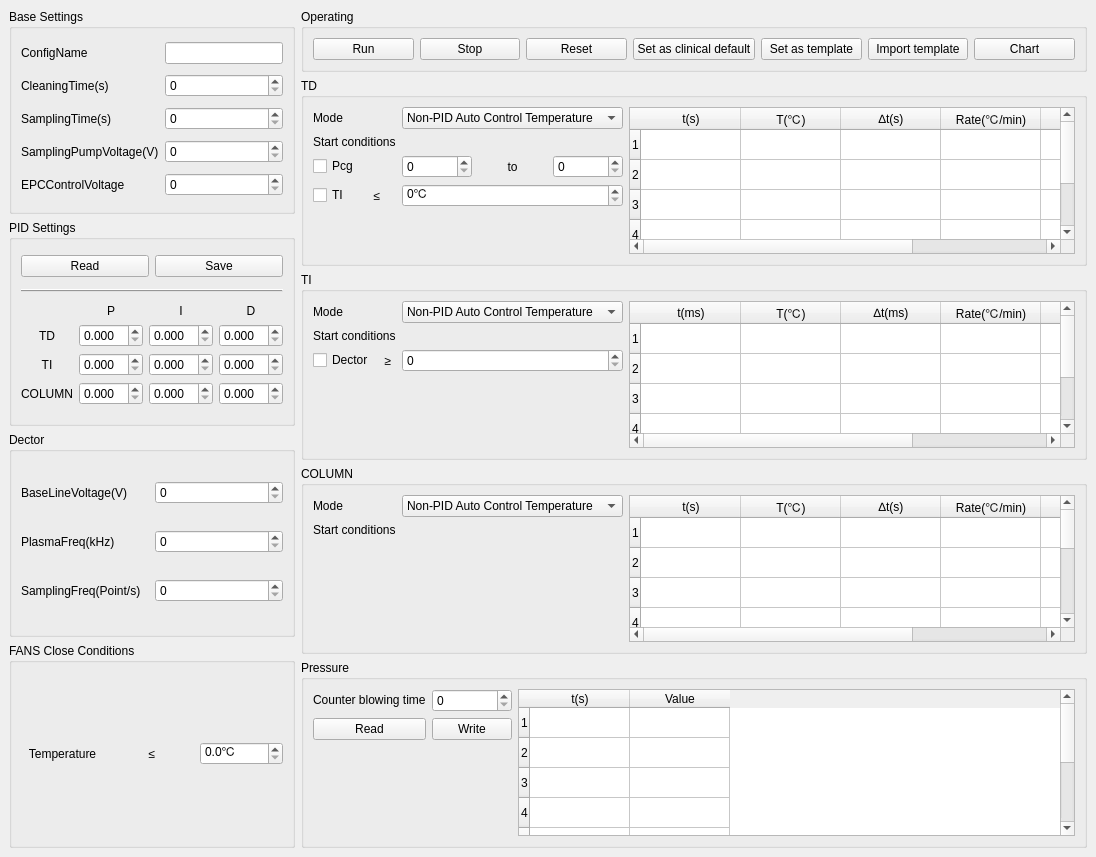
<?xml version="1.0" encoding="UTF-8"?>
<ui version="4.0">
 <class>CXATestParamSet</class>
 <widget class="QWidget" name="CXATestParamSet">
  <property name="geometry">
   <rect>
    <x>0</x>
    <y>0</y>
    <width>1096</width>
    <height>857</height>
   </rect>
  </property>
  <property name="windowTitle">
   <string>Form</string>
  </property>
  <layout class="QVBoxLayout" name="verticalLayout_7">
   <property name="leftMargin">
    <number>0</number>
   </property>
   <property name="topMargin">
    <number>0</number>
   </property>
   <property name="rightMargin">
    <number>0</number>
   </property>
   <property name="bottomMargin">
    <number>0</number>
   </property>
   <item>
    <widget class="QStackedWidget" name="stackedWidget">
     <property name="currentIndex">
      <number>0</number>
     </property>
     <widget class="QWidget" name="page">
      <layout class="QHBoxLayout" name="horizontalLayout_11" stretch="0,1">
       <item>
        <layout class="QVBoxLayout" name="verticalLayout_5" stretch="1,1,1,1">
         <item>
          <widget class="QGroupBox" name="groupBox">
           <property name="title">
            <string>Base Settings</string>
           </property>
           <layout class="QGridLayout" name="gridLayout">
            <item row="0" column="0">
             <widget class="QLabel" name="label_11">
              <property name="text">
               <string>ConfigName</string>
              </property>
             </widget>
            </item>
            <item row="0" column="1">
             <widget class="QLineEdit" name="lineEdit_configName">
              <property name="readOnly">
               <bool>false</bool>
              </property>
             </widget>
            </item>
            <item row="1" column="0">
             <widget class="QLabel" name="label">
              <property name="text">
               <string>CleaningTime(s)</string>
              </property>
             </widget>
            </item>
            <item row="1" column="1">
             <widget class="QSpinBox" name="spinBox_cleaningTime">
              <property name="suffix">
               <string/>
              </property>
              <property name="maximum">
               <number>65535</number>
              </property>
             </widget>
            </item>
            <item row="2" column="0">
             <widget class="QLabel" name="label_2">
              <property name="text">
               <string>SamplingTime(s)</string>
              </property>
             </widget>
            </item>
            <item row="2" column="1">
             <widget class="QSpinBox" name="spinBox_samplingTime">
              <property name="suffix">
               <string/>
              </property>
              <property name="maximum">
               <number>65535</number>
              </property>
             </widget>
            </item>
            <item row="3" column="0">
             <widget class="QLabel" name="label_3">
              <property name="text">
               <string>SamplingPumpVoltage(V)</string>
              </property>
             </widget>
            </item>
            <item row="3" column="1">
             <widget class="QSpinBox" name="spinBox_samplingPumpVolt">
              <property name="suffix">
               <string/>
              </property>
              <property name="maximum">
               <number>100</number>
              </property>
             </widget>
            </item>
            <item row="4" column="0">
             <widget class="QLabel" name="label_4">
              <property name="text">
               <string>EPCControlVoltage</string>
              </property>
             </widget>
            </item>
            <item row="4" column="1">
             <widget class="QSpinBox" name="spinBox_EPCControlVolt">
              <property name="maximum">
               <number>65535</number>
              </property>
             </widget>
            </item>
           </layout>
          </widget>
         </item>
         <item>
          <widget class="QGroupBox" name="groupBox_2">
           <property name="title">
            <string>PID Settings</string>
           </property>
           <layout class="QVBoxLayout" name="verticalLayout" stretch="0,0,1">
            <item>
             <layout class="QHBoxLayout" name="horizontalLayout">
              <item>
               <widget class="QPushButton" name="btn_PIDSetRead">
                <property name="text">
                 <string>Read</string>
                </property>
               </widget>
              </item>
              <item>
               <widget class="QPushButton" name="btn_PIDSetWrite">
                <property name="text">
                 <string>Save</string>
                </property>
               </widget>
              </item>
             </layout>
            </item>
            <item>
             <widget class="Line" name="line">
              <property name="styleSheet">
               <string notr="true">background-color: rgb(225, 225, 225);</string>
              </property>
              <property name="frameShadow">
               <enum>QFrame::Raised</enum>
              </property>
              <property name="lineWidth">
               <number>1</number>
              </property>
              <property name="midLineWidth">
               <number>0</number>
              </property>
              <property name="orientation">
               <enum>Qt::Horizontal</enum>
              </property>
             </widget>
            </item>
            <item>
             <layout class="QGridLayout" name="gridLayout_2">
              <item row="0" column="1">
               <widget class="QLabel" name="label_8">
                <property name="sizePolicy">
                 <sizepolicy hsizetype="Preferred" vsizetype="Fixed">
                  <horstretch>0</horstretch>
                  <verstretch>0</verstretch>
                 </sizepolicy>
                </property>
                <property name="text">
                 <string>P</string>
                </property>
                <property name="alignment">
                 <set>Qt::AlignCenter</set>
                </property>
               </widget>
              </item>
              <item row="0" column="2">
               <widget class="QLabel" name="label_9">
                <property name="sizePolicy">
                 <sizepolicy hsizetype="Preferred" vsizetype="Fixed">
                  <horstretch>0</horstretch>
                  <verstretch>0</verstretch>
                 </sizepolicy>
                </property>
                <property name="text">
                 <string>I</string>
                </property>
                <property name="alignment">
                 <set>Qt::AlignCenter</set>
                </property>
               </widget>
              </item>
              <item row="0" column="3">
               <widget class="QLabel" name="label_10">
                <property name="sizePolicy">
                 <sizepolicy hsizetype="Preferred" vsizetype="Fixed">
                  <horstretch>0</horstretch>
                  <verstretch>0</verstretch>
                 </sizepolicy>
                </property>
                <property name="text">
                 <string>D</string>
                </property>
                <property name="alignment">
                 <set>Qt::AlignCenter</set>
                </property>
               </widget>
              </item>
              <item row="1" column="0">
               <widget class="QLabel" name="label_5">
                <property name="text">
                 <string>TD</string>
                </property>
                <property name="alignment">
                 <set>Qt::AlignCenter</set>
                </property>
               </widget>
              </item>
              <item row="2" column="0">
               <widget class="QLabel" name="label_6">
                <property name="text">
                 <string>TI</string>
                </property>
                <property name="alignment">
                 <set>Qt::AlignCenter</set>
                </property>
               </widget>
              </item>
              <item row="3" column="0">
               <widget class="QLabel" name="label_7">
                <property name="text">
                 <string>COLUMN</string>
                </property>
                <property name="alignment">
                 <set>Qt::AlignCenter</set>
                </property>
               </widget>
              </item>
              <item row="1" column="1">
               <widget class="QDoubleSpinBox" name="doubleSpinBox_TD_P">
                <property name="decimals">
                 <number>3</number>
                </property>
                <property name="singleStep">
                 <double>0.010000000000000</double>
                </property>
               </widget>
              </item>
              <item row="2" column="1">
               <widget class="QDoubleSpinBox" name="doubleSpinBox_TI_P">
                <property name="decimals">
                 <number>3</number>
                </property>
                <property name="singleStep">
                 <double>0.010000000000000</double>
                </property>
               </widget>
              </item>
              <item row="3" column="1">
               <widget class="QDoubleSpinBox" name="doubleSpinBox_COLUMN_P">
                <property name="decimals">
                 <number>3</number>
                </property>
                <property name="singleStep">
                 <double>0.010000000000000</double>
                </property>
               </widget>
              </item>
              <item row="1" column="2">
               <widget class="QDoubleSpinBox" name="doubleSpinBox_TD_I">
                <property name="decimals">
                 <number>3</number>
                </property>
                <property name="singleStep">
                 <double>0.010000000000000</double>
                </property>
               </widget>
              </item>
              <item row="2" column="2">
               <widget class="QDoubleSpinBox" name="doubleSpinBox_TI_I">
                <property name="decimals">
                 <number>3</number>
                </property>
                <property name="singleStep">
                 <double>0.010000000000000</double>
                </property>
               </widget>
              </item>
              <item row="3" column="2">
               <widget class="QDoubleSpinBox" name="doubleSpinBox_COLUMN_I">
                <property name="decimals">
                 <number>3</number>
                </property>
                <property name="singleStep">
                 <double>0.010000000000000</double>
                </property>
               </widget>
              </item>
              <item row="1" column="3">
               <widget class="QDoubleSpinBox" name="doubleSpinBox_TD_D">
                <property name="decimals">
                 <number>3</number>
                </property>
                <property name="singleStep">
                 <double>0.010000000000000</double>
                </property>
               </widget>
              </item>
              <item row="2" column="3">
               <widget class="QDoubleSpinBox" name="doubleSpinBox_TI_D">
                <property name="decimals">
                 <number>3</number>
                </property>
                <property name="singleStep">
                 <double>0.010000000000000</double>
                </property>
               </widget>
              </item>
              <item row="3" column="3">
               <widget class="QDoubleSpinBox" name="doubleSpinBox_COLUMN_D">
                <property name="decimals">
                 <number>3</number>
                </property>
                <property name="singleStep">
                 <double>0.010000000000000</double>
                </property>
               </widget>
              </item>
             </layout>
            </item>
           </layout>
          </widget>
         </item>
         <item>
          <widget class="QGroupBox" name="groupBox_3">
           <property name="title">
            <string>Dector</string>
           </property>
           <layout class="QGridLayout" name="gridLayout_3">
            <item row="0" column="0">
             <widget class="QLabel" name="label_12">
              <property name="text">
               <string>BaseLineVoltage(V)</string>
              </property>
             </widget>
            </item>
            <item row="0" column="1">
             <widget class="QSpinBox" name="spinBox_baseLineVolt">
              <property name="maximum">
               <number>65535</number>
              </property>
             </widget>
            </item>
            <item row="1" column="0">
             <widget class="QLabel" name="label_13">
              <property name="text">
               <string>PlasmaFreq(kHz)</string>
              </property>
             </widget>
            </item>
            <item row="1" column="1">
             <widget class="QSpinBox" name="spinBox_plasmaFreq">
              <property name="maximum">
               <number>65535</number>
              </property>
             </widget>
            </item>
            <item row="2" column="0">
             <widget class="QLabel" name="label_14">
              <property name="text">
               <string>SamplingFreq(Point/s)</string>
              </property>
             </widget>
            </item>
            <item row="2" column="1">
             <widget class="QSpinBox" name="spinBox_samplingFreq">
              <property name="maximum">
               <number>255</number>
              </property>
             </widget>
            </item>
           </layout>
          </widget>
         </item>
         <item>
          <widget class="QGroupBox" name="groupBox_4">
           <property name="title">
            <string>FANS Close Conditions</string>
           </property>
           <layout class="QVBoxLayout" name="verticalLayout_4">
            <item>
             <layout class="QHBoxLayout" name="horizontalLayout_2">
              <item>
               <widget class="QLabel" name="label_15">
                <property name="sizePolicy">
                 <sizepolicy hsizetype="Preferred" vsizetype="Preferred">
                  <horstretch>0</horstretch>
                  <verstretch>0</verstretch>
                 </sizepolicy>
                </property>
                <property name="text">
                 <string>Temperature</string>
                </property>
                <property name="alignment">
                 <set>Qt::AlignCenter</set>
                </property>
               </widget>
              </item>
              <item>
               <widget class="QLabel" name="label_16">
                <property name="sizePolicy">
                 <sizepolicy hsizetype="Preferred" vsizetype="Preferred">
                  <horstretch>0</horstretch>
                  <verstretch>0</verstretch>
                 </sizepolicy>
                </property>
                <property name="text">
                 <string>≤</string>
                </property>
                <property name="alignment">
                 <set>Qt::AlignCenter</set>
                </property>
               </widget>
              </item>
              <item>
               <widget class="QDoubleSpinBox" name="doubleSpinBox_COLUMNFanCloseTemperature">
                <property name="suffix">
                 <string>℃</string>
                </property>
                <property name="decimals">
                 <number>1</number>
                </property>
                <property name="minimum">
                 <double>0.000000000000000</double>
                </property>
                <property name="maximum">
                 <double>500.000000000000000</double>
                </property>
               </widget>
              </item>
             </layout>
            </item>
           </layout>
          </widget>
         </item>
        </layout>
       </item>
       <item>
        <layout class="QVBoxLayout" name="verticalLayout_6">
         <item>
          <widget class="QGroupBox" name="groupBox_5">
           <property name="title">
            <string>Operating</string>
           </property>
           <layout class="QHBoxLayout" name="horizontalLayout_10">
            <item>
             <layout class="QHBoxLayout" name="horizontalLayout_3">
              <item>
               <widget class="QPushButton" name="btn_Run">
                <property name="text">
                 <string>Run</string>
                </property>
               </widget>
              </item>
              <item>
               <widget class="QPushButton" name="btn_Stop">
                <property name="text">
                 <string>Stop</string>
                </property>
               </widget>
              </item>
              <item>
               <widget class="QPushButton" name="btn_Reset">
                <property name="text">
                 <string>Reset</string>
                </property>
               </widget>
              </item>
              <item>
               <widget class="QPushButton" name="btn_SaveASDefault">
                <property name="text">
                 <string>Set as clinical default</string>
                </property>
               </widget>
              </item>
              <item>
               <widget class="QPushButton" name="btn_SaveAs">
                <property name="text">
                 <string>Set as template</string>
                </property>
               </widget>
              </item>
              <item>
               <widget class="QPushButton" name="btn_ImportTemplate">
                <property name="text">
                 <string>Import template</string>
                </property>
               </widget>
              </item>
              <item>
               <widget class="QPushButton" name="btn_ToChart">
                <property name="text">
                 <string>Chart</string>
                </property>
               </widget>
              </item>
             </layout>
            </item>
           </layout>
          </widget>
         </item>
         <item>
          <widget class="QGroupBox" name="groupBox_6">
           <property name="title">
            <string>TD</string>
           </property>
           <layout class="QHBoxLayout" name="horizontalLayout_6" stretch="1,3">
            <item>
             <layout class="QGridLayout" name="gridLayout_4">
              <item row="3" column="0">
               <layout class="QHBoxLayout" name="horizontalLayout_5">
                <item>
                 <widget class="QCheckBox" name="checkBox_TD_TestTITemper">
                  <property name="text">
                   <string>TI</string>
                  </property>
                 </widget>
                </item>
                <item>
                 <widget class="QLabel" name="label_21">
                  <property name="sizePolicy">
                   <sizepolicy hsizetype="Preferred" vsizetype="Preferred">
                    <horstretch>0</horstretch>
                    <verstretch>0</verstretch>
                   </sizepolicy>
                  </property>
                  <property name="text">
                   <string>≤</string>
                  </property>
                  <property name="alignment">
                   <set>Qt::AlignCenter</set>
                  </property>
                 </widget>
                </item>
               </layout>
              </item>
              <item row="2" column="0">
               <widget class="QCheckBox" name="checkBox_TD_TestPcg">
                <property name="text">
                 <string>Pcg</string>
                </property>
               </widget>
              </item>
              <item row="0" column="1">
               <widget class="QComboBox" name="comboBox_TD_Mode">
                <item>
                 <property name="text">
                  <string>Non-PID Auto Control Temperature</string>
                 </property>
                </item>
                <item>
                 <property name="text">
                  <string>PID Auto Control Temperature</string>
                 </property>
                </item>
               </widget>
              </item>
              <item row="2" column="1">
               <layout class="QHBoxLayout" name="horizontalLayout_4">
                <item>
                 <widget class="QSpinBox" name="spinBox_TD_LowLimit">
                  <property name="maximum">
                   <number>65535</number>
                  </property>
                 </widget>
                </item>
                <item>
                 <widget class="QLabel" name="label_19">
                  <property name="text">
                   <string>to</string>
                  </property>
                  <property name="alignment">
                   <set>Qt::AlignCenter</set>
                  </property>
                 </widget>
                </item>
                <item>
                 <widget class="QSpinBox" name="spinBox_TD_UpLimit">
                  <property name="maximum">
                   <number>65535</number>
                  </property>
                 </widget>
                </item>
               </layout>
              </item>
              <item row="0" column="0">
               <widget class="QLabel" name="label_17">
                <property name="text">
                 <string>Mode</string>
                </property>
               </widget>
              </item>
              <item row="4" column="0" colspan="2">
               <spacer name="verticalSpacer_3">
                <property name="orientation">
                 <enum>Qt::Vertical</enum>
                </property>
                <property name="sizeHint" stdset="0">
                 <size>
                  <width>20</width>
                  <height>40</height>
                 </size>
                </property>
               </spacer>
              </item>
              <item row="1" column="0">
               <widget class="QLabel" name="label_18">
                <property name="sizePolicy">
                 <sizepolicy hsizetype="Preferred" vsizetype="Fixed">
                  <horstretch>0</horstretch>
                  <verstretch>0</verstretch>
                 </sizepolicy>
                </property>
                <property name="text">
                 <string>Start conditions</string>
                </property>
               </widget>
              </item>
              <item row="3" column="1">
               <widget class="QDoubleSpinBox" name="doubleSpinBox_TD_TITemperMax">
                <property name="suffix">
                 <string>℃</string>
                </property>
                <property name="decimals">
                 <number>0</number>
                </property>
                <property name="maximum">
                 <double>500.000000000000000</double>
                </property>
               </widget>
              </item>
             </layout>
            </item>
            <item>
             <widget class="QTableWidget" name="tableWidgetTD">
              <property name="selectionBehavior">
               <enum>QAbstractItemView::SelectRows</enum>
              </property>
              <row>
               <property name="text">
                <string>1</string>
               </property>
              </row>
              <row>
               <property name="text">
                <string>2</string>
               </property>
              </row>
              <row>
               <property name="text">
                <string>3</string>
               </property>
              </row>
              <row>
               <property name="text">
                <string>4</string>
               </property>
              </row>
              <row>
               <property name="text">
                <string>5</string>
               </property>
              </row>
              <column>
               <property name="text">
                <string>t(s)</string>
               </property>
              </column>
              <column>
               <property name="text">
                <string>T(℃)</string>
               </property>
              </column>
              <column>
               <property name="text">
                <string>∆t(s)</string>
               </property>
              </column>
              <column>
               <property name="text">
                <string>Rate(℃/min)</string>
               </property>
              </column>
              <column>
               <property name="text">
                <string>t(s)</string>
               </property>
              </column>
              <column>
               <property name="text">
                <string>PWM(%)</string>
               </property>
              </column>
             </widget>
            </item>
           </layout>
          </widget>
         </item>
         <item>
          <widget class="QGroupBox" name="groupBox_7">
           <property name="title">
            <string>TI</string>
           </property>
           <layout class="QHBoxLayout" name="horizontalLayout_7" stretch="1,3">
            <item>
             <layout class="QGridLayout" name="gridLayout_5">
              <item row="0" column="1">
               <widget class="QComboBox" name="comboBox_TI_Mode">
                <item>
                 <property name="text">
                  <string>Non-PID Auto Control Temperature</string>
                 </property>
                </item>
                <item>
                 <property name="text">
                  <string>PID Auto Control Temperature</string>
                 </property>
                </item>
               </widget>
              </item>
              <item row="3" column="0" colspan="2">
               <spacer name="verticalSpacer_2">
                <property name="orientation">
                 <enum>Qt::Vertical</enum>
                </property>
                <property name="sizeHint" stdset="0">
                 <size>
                  <width>20</width>
                  <height>40</height>
                 </size>
                </property>
               </spacer>
              </item>
              <item row="0" column="0">
               <widget class="QLabel" name="label_23">
                <property name="text">
                 <string>Mode</string>
                </property>
               </widget>
              </item>
              <item row="2" column="0">
               <layout class="QHBoxLayout" name="horizontalLayout_8">
                <item>
                 <widget class="QCheckBox" name="checkBox_TI_TestMicroPID">
                  <property name="text">
                   <string>Dector</string>
                  </property>
                 </widget>
                </item>
                <item>
                 <widget class="QLabel" name="label_22">
                  <property name="sizePolicy">
                   <sizepolicy hsizetype="Preferred" vsizetype="Preferred">
                    <horstretch>0</horstretch>
                    <verstretch>0</verstretch>
                   </sizepolicy>
                  </property>
                  <property name="text">
                   <string>≥</string>
                  </property>
                  <property name="alignment">
                   <set>Qt::AlignCenter</set>
                  </property>
                 </widget>
                </item>
               </layout>
              </item>
              <item row="1" column="0">
               <widget class="QLabel" name="label_24">
                <property name="sizePolicy">
                 <sizepolicy hsizetype="Preferred" vsizetype="Fixed">
                  <horstretch>0</horstretch>
                  <verstretch>0</verstretch>
                 </sizepolicy>
                </property>
                <property name="text">
                 <string>Start conditions</string>
                </property>
               </widget>
              </item>
              <item row="2" column="1">
               <widget class="QDoubleSpinBox" name="doubleSpinBox_TI_MicroPIDValueMin">
                <property name="decimals">
                 <number>0</number>
                </property>
                <property name="maximum">
                 <double>4294967295.000000000000000</double>
                </property>
               </widget>
              </item>
             </layout>
            </item>
            <item>
             <widget class="QTableWidget" name="tableWidgetTI">
              <property name="selectionMode">
               <enum>QAbstractItemView::ExtendedSelection</enum>
              </property>
              <property name="selectionBehavior">
               <enum>QAbstractItemView::SelectRows</enum>
              </property>
              <property name="showGrid">
               <bool>true</bool>
              </property>
              <property name="sortingEnabled">
               <bool>false</bool>
              </property>
              <attribute name="horizontalHeaderCascadingSectionResizes">
               <bool>false</bool>
              </attribute>
              <attribute name="horizontalHeaderShowSortIndicator" stdset="0">
               <bool>false</bool>
              </attribute>
              <attribute name="horizontalHeaderStretchLastSection">
               <bool>false</bool>
              </attribute>
              <row>
               <property name="text">
                <string>1</string>
               </property>
              </row>
              <row>
               <property name="text">
                <string>2</string>
               </property>
              </row>
              <row>
               <property name="text">
                <string>3</string>
               </property>
              </row>
              <row>
               <property name="text">
                <string>4</string>
               </property>
              </row>
              <row>
               <property name="text">
                <string>5</string>
               </property>
              </row>
              <column>
               <property name="text">
                <string>t(ms)</string>
               </property>
              </column>
              <column>
               <property name="text">
                <string>T(℃)</string>
               </property>
              </column>
              <column>
               <property name="text">
                <string>∆t(ms)</string>
               </property>
              </column>
              <column>
               <property name="text">
                <string>Rate(℃/min)</string>
               </property>
              </column>
              <column>
               <property name="text">
                <string>t(ms)</string>
               </property>
              </column>
              <column>
               <property name="text">
                <string>PWM(%)</string>
               </property>
              </column>
             </widget>
            </item>
           </layout>
          </widget>
         </item>
         <item>
          <widget class="QGroupBox" name="groupBox_8">
           <property name="title">
            <string>COLUMN</string>
           </property>
           <layout class="QHBoxLayout" name="horizontalLayout_9" stretch="1,3">
            <item>
             <layout class="QGridLayout" name="gridLayout_6">
              <item row="0" column="0">
               <widget class="QLabel" name="label_26">
                <property name="text">
                 <string>Mode</string>
                </property>
               </widget>
              </item>
              <item row="2" column="0" colspan="2">
               <spacer name="verticalSpacer">
                <property name="orientation">
                 <enum>Qt::Vertical</enum>
                </property>
                <property name="sizeHint" stdset="0">
                 <size>
                  <width>20</width>
                  <height>40</height>
                 </size>
                </property>
               </spacer>
              </item>
              <item row="0" column="1">
               <widget class="QComboBox" name="comboBox_COLUMN_Mode">
                <item>
                 <property name="text">
                  <string>Non-PID Auto Control Temperature</string>
                 </property>
                </item>
                <item>
                 <property name="text">
                  <string>PID Auto Control Temperature</string>
                 </property>
                </item>
               </widget>
              </item>
              <item row="1" column="0">
               <widget class="QLabel" name="label_25">
                <property name="sizePolicy">
                 <sizepolicy hsizetype="Preferred" vsizetype="Fixed">
                  <horstretch>0</horstretch>
                  <verstretch>0</verstretch>
                 </sizepolicy>
                </property>
                <property name="text">
                 <string>Start conditions</string>
                </property>
               </widget>
              </item>
             </layout>
            </item>
            <item>
             <widget class="QTableWidget" name="tableWidgetCOLUMN">
              <property name="selectionBehavior">
               <enum>QAbstractItemView::SelectRows</enum>
              </property>
              <row>
               <property name="text">
                <string>1</string>
               </property>
              </row>
              <row>
               <property name="text">
                <string>2</string>
               </property>
              </row>
              <row>
               <property name="text">
                <string>3</string>
               </property>
              </row>
              <row>
               <property name="text">
                <string>4</string>
               </property>
              </row>
              <row>
               <property name="text">
                <string>5</string>
               </property>
              </row>
              <row>
               <property name="text">
                <string>6</string>
               </property>
              </row>
              <row>
               <property name="text">
                <string>7</string>
               </property>
              </row>
              <row>
               <property name="text">
                <string>8</string>
               </property>
              </row>
              <column>
               <property name="text">
                <string>t(s)</string>
               </property>
              </column>
              <column>
               <property name="text">
                <string>T(℃)</string>
               </property>
              </column>
              <column>
               <property name="text">
                <string>∆t(s)</string>
               </property>
              </column>
              <column>
               <property name="text">
                <string>Rate(℃/min)</string>
               </property>
              </column>
              <column>
               <property name="text">
                <string>t(s)</string>
               </property>
              </column>
              <column>
               <property name="text">
                <string>PWM(%)</string>
               </property>
              </column>
             </widget>
            </item>
           </layout>
          </widget>
         </item>
         <item>
          <widget class="QGroupBox" name="groupBox_10">
           <property name="title">
            <string>Pressure</string>
           </property>
           <layout class="QHBoxLayout" name="horizontalLayout_14" stretch="1,3">
            <item>
             <layout class="QGridLayout" name="gridLayout_8" columnstretch="1,1">
              <item row="0" column="1">
               <widget class="QSpinBox" name="spinBox_TD_CounterBlowingTime">
                <property name="maximum">
                 <number>255</number>
                </property>
               </widget>
              </item>
              <item row="0" column="0">
               <widget class="QLabel" name="label_30">
                <property name="sizePolicy">
                 <sizepolicy hsizetype="Preferred" vsizetype="Fixed">
                  <horstretch>0</horstretch>
                  <verstretch>0</verstretch>
                 </sizepolicy>
                </property>
                <property name="text">
                 <string>Counter blowing time</string>
                </property>
               </widget>
              </item>
              <item row="2" column="0" colspan="2">
               <spacer name="verticalSpacer_5">
                <property name="orientation">
                 <enum>Qt::Vertical</enum>
                </property>
                <property name="sizeHint" stdset="0">
                 <size>
                  <width>20</width>
                  <height>40</height>
                 </size>
                </property>
               </spacer>
              </item>
              <item row="1" column="0">
               <widget class="QPushButton" name="btn_PressureRead">
                <property name="text">
                 <string>Read</string>
                </property>
               </widget>
              </item>
              <item row="1" column="1">
               <widget class="QPushButton" name="btn_PressureWrite">
                <property name="text">
                 <string>Write</string>
                </property>
               </widget>
              </item>
             </layout>
            </item>
            <item>
             <widget class="QTableWidget" name="tableWidgetPressure">
              <property name="selectionBehavior">
               <enum>QAbstractItemView::SelectRows</enum>
              </property>
              <row>
               <property name="text">
                <string>1</string>
               </property>
              </row>
              <row>
               <property name="text">
                <string>2</string>
               </property>
              </row>
              <row>
               <property name="text">
                <string>3</string>
               </property>
              </row>
              <row>
               <property name="text">
                <string>4</string>
               </property>
              </row>
              <row>
               <property name="text">
                <string>5</string>
               </property>
              </row>
              <row>
               <property name="text">
                <string>6</string>
               </property>
              </row>
              <row>
               <property name="text">
                <string>7</string>
               </property>
              </row>
              <row>
               <property name="text">
                <string>8</string>
               </property>
              </row>
              <column>
               <property name="text">
                <string>t(s)</string>
               </property>
              </column>
              <column>
               <property name="text">
                <string>Value</string>
               </property>
              </column>
             </widget>
            </item>
           </layout>
          </widget>
         </item>
        </layout>
       </item>
      </layout>
     </widget>
     <widget class="QWidget" name="page_2">
      <layout class="QVBoxLayout" name="verticalLayout_2" stretch="0,1">
       <item>
        <widget class="QGroupBox" name="groupBox_9">
         <property name="title">
          <string>Operating</string>
         </property>
         <layout class="QHBoxLayout" name="horizontalLayout_12">
          <item>
           <spacer name="horizontalSpacer">
            <property name="orientation">
             <enum>Qt::Horizontal</enum>
            </property>
            <property name="sizeHint" stdset="0">
             <size>
              <width>40</width>
              <height>20</height>
             </size>
            </property>
           </spacer>
          </item>
          <item>
           <widget class="QPushButton" name="btn_ChartBack">
            <property name="text">
             <string>Back</string>
            </property>
           </widget>
          </item>
         </layout>
        </widget>
       </item>
       <item>
        <widget class="QFrame" name="frameChart">
         <property name="frameShape">
          <enum>QFrame::StyledPanel</enum>
         </property>
         <property name="frameShadow">
          <enum>QFrame::Raised</enum>
         </property>
        </widget>
       </item>
      </layout>
     </widget>
    </widget>
   </item>
  </layout>
 </widget>
 <resources/>
 <connections/>
</ui>
